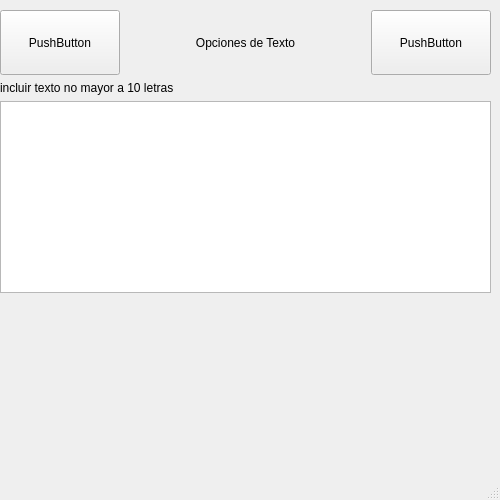
<?xml version="1.0" encoding="UTF-8"?>
<ui version="4.0">
 <class>MainWindow</class>
 <widget class="QMainWindow" name="MainWindow">
  <property name="geometry">
   <rect>
    <x>0</x>
    <y>0</y>
    <width>500</width>
    <height>500</height>
   </rect>
  </property>
  <property name="minimumSize">
   <size>
    <width>500</width>
    <height>500</height>
   </size>
  </property>
  <property name="maximumSize">
   <size>
    <width>500</width>
    <height>500</height>
   </size>
  </property>
  <property name="windowTitle">
   <string>MainWindow</string>
  </property>
  <widget class="QWidget" name="centralwidget">
   <widget class="QWidget" name="verticalLayoutWidget">
    <property name="geometry">
     <rect>
      <x>0</x>
      <y>10</y>
      <width>491</width>
      <height>451</height>
     </rect>
    </property>
    <layout class="QVBoxLayout" name="verticalLayout">
     <property name="sizeConstraint">
      <enum>QLayout::SetMaximumSize</enum>
     </property>
     <item>
      <layout class="QHBoxLayout" name="horizontalLayout">
       <item>
        <widget class="QPushButton" name="pushButton">
         <property name="minimumSize">
          <size>
           <width>120</width>
           <height>65</height>
          </size>
         </property>
         <property name="maximumSize">
          <size>
           <width>120</width>
           <height>65</height>
          </size>
         </property>
         <property name="text">
          <string>PushButton</string>
         </property>
        </widget>
       </item>
       <item>
        <widget class="QLabel" name="label">
         <property name="text">
          <string>Opciones de Texto</string>
         </property>
         <property name="alignment">
          <set>Qt::AlignCenter</set>
         </property>
        </widget>
       </item>
       <item>
        <widget class="QPushButton" name="pushButton_2">
         <property name="minimumSize">
          <size>
           <width>120</width>
           <height>65</height>
          </size>
         </property>
         <property name="maximumSize">
          <size>
           <width>120</width>
           <height>65</height>
          </size>
         </property>
         <property name="text">
          <string>PushButton</string>
         </property>
        </widget>
       </item>
      </layout>
     </item>
     <item>
      <layout class="QHBoxLayout" name="horizontalLayout_3">
       <item>
        <widget class="QLabel" name="label_2">
         <property name="text">
          <string>incluir texto no mayor a 10 letras </string>
         </property>
         <property name="margin">
          <number>10</number>
         </property>
        </widget>
       </item>
      </layout>
     </item>
     <item>
      <layout class="QHBoxLayout" name="horizontalLayout_4">
       <item>
        <widget class="QTextEdit" name="textEdit"/>
       </item>
      </layout>
     </item>
     <item>
      <spacer name="verticalSpacer">
       <property name="orientation">
        <enum>Qt::Vertical</enum>
       </property>
       <property name="sizeHint" stdset="0">
        <size>
         <width>20</width>
         <height>40</height>
        </size>
       </property>
      </spacer>
     </item>
    </layout>
   </widget>
  </widget>
  <widget class="QMenuBar" name="menubar">
   <property name="geometry">
    <rect>
     <x>0</x>
     <y>0</y>
     <width>500</width>
     <height>22</height>
    </rect>
   </property>
  </widget>
  <widget class="QStatusBar" name="statusbar"/>
 </widget>
 <resources/>
 <connections/>
</ui>
